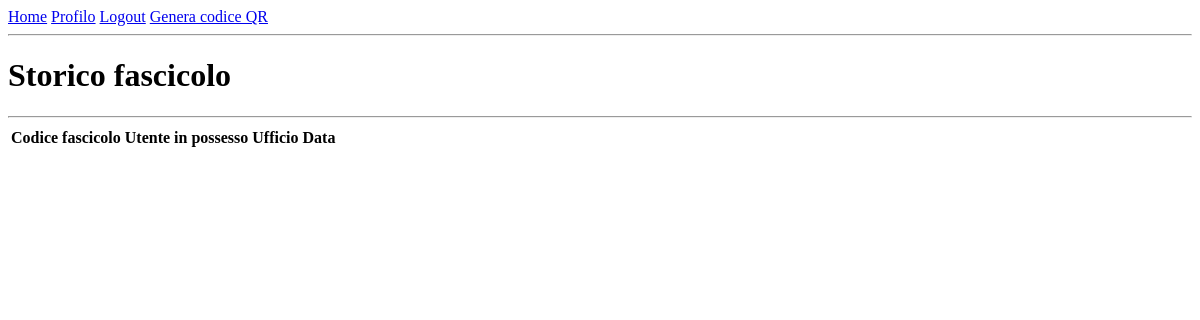
The page /fascicoli/1001 (signed in) on the database as committed earlier.
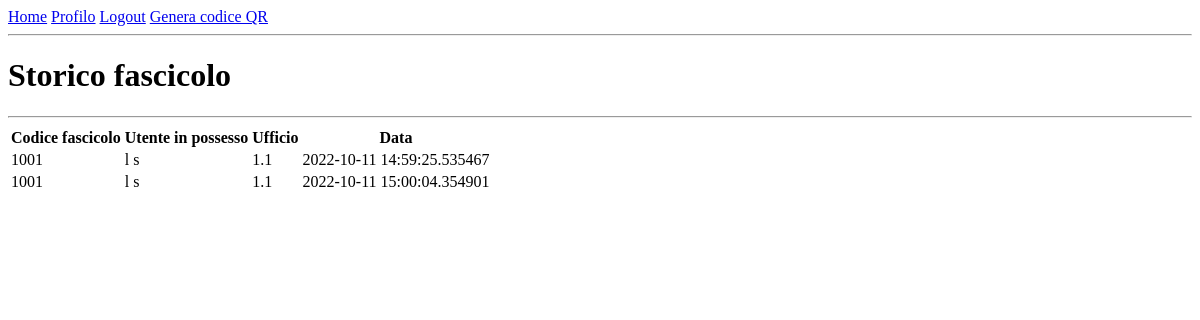
The same page on the database as committed later.
### app/models.py (models this page shows, shortened)
class Files(db.Model):
    id = db.Column(db.Integer, primary_key=True)
    code = db.Column(db.String(32), index=True)
    created = db.Column(db.DateTime, index=True, default=datetime.utcnow)
    user_id = db.Column(db.Integer, db.ForeignKey('user.id'))
    user_name =  db.Column(db.String(64), index=True)
    user_office = db.Column(db.String(64), index=True)

### app/fascicoli.py (the view)
@bp.route('/<code>', methods=('GET', 'POST'))
@login_required
def file_details(code):
    files = Files.query.filter_by(code=code).order_by(Files.created).all()
    return render_template('qr_generation/file_details.html', title=current_app.config["LABELS"]["storico_fascicolo"], files=files)

### app/models.py (called while the page is built)
@login.user_loader
def load_user(id):
    return User.query.get(int(id))

### app/templates/qr_generation/file_details.html
{% extends "base.html" %}
{% block content %}
    <h1>{{ config.LABELS.storico_fascicolo }}</h1>
    <hr>
    <table>
        <tr>
          <th>Codice fascicolo</th>
          <th>Utente in possesso</th>
          <th>Ufficio</th>
          <th>Data</th>
        </tr>
        {% for fascicolo in files %}
        <tr>
          <td>{{ fascicolo.code }}</td>
          <td>{{ fascicolo.user_name }}</td>
          <td>{{ fascicolo.user_office }}</td>
          <td>{{ fascicolo.created }}</td>
        </tr>
        {% endfor %}
    </table>
{% endblock %}

### app/templates/base.html (shortened to what this page needs)
<html>
    <head>
    </head>
    <body>
        <div>
            <a href="{{ url_for('index') }}">{{ config.LABELS.home }}</a>
            {% if current_user.is_authenticated %}
                <a href="{{ url_for('user.user', id=current_user.id) }}">{{ config.LABELS.profilo }}</a>
                <a href="{{ url_for('auth.logout') }}">{{ config.LABELS.logout }}</a>
                <a href="{{ url_for('fascicoli.generation') }}">{{ config.LABELS.genera }}</a>
            {% else %}
                <a href="{{ url_for('auth.login') }}">{{ config.LABELS.login }}</a>
            {% endif %}
        </div>
        <hr>
        {% block content %}{% endblock %}
    </body>
</html>

Rows that differ between the two databases and show on the page:
added Files: code "1001", user_name "l s", user_office "1.1", created "2022-10-11 14:59:25.535467"
added Files: code "1001", user_name "l s", user_office "1.1", created "2022-10-11 15:00:04.354901"
